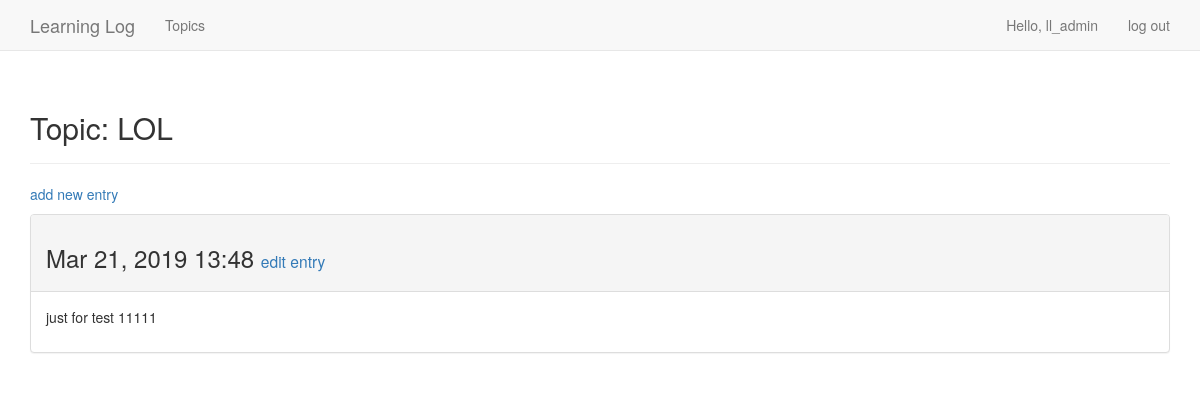
The app's page /topic/3/ (signed in) with its own data.
### learning_logs/models.py (models this page shows, shortened)
class Topic(models.Model):
    text = models.CharField(max_length=200)
    date_added = models.DateTimeField(auto_now_add=True)
    owner = models.ForeignKey(User, on_delete=models.CASCADE)
    def __str__(self):
        return self.text

class Entry(models.Model):
    topic = models.ForeignKey(Topic, on_delete=models.CASCADE)
    text = models.TextField()
    date_added = models.DateTimeField(auto_now_add=True)
    class Meta:
        verbose_name_plural = 'entries'

### learning_logs/views.py (the view)
# urls.py: url(r'^topic/(?P<topic_id>\d+)/$', views.topic, name='topic'),
@login_required
def topic(request, topic_id):
    topic = Topic.objects.get(id=topic_id)
    if topic.owner != request.user:
        raise Http404
    entries = topic.entry_set.order_by('-date_added')
    context = {'topic': topic, 'entries': entries}
    return render(request, 'learning_logs/topic.html', context)

### learning_logs/templates/learning_logs/topic.html
{% extends "learning_logs/base.html" %}
{% block header %}
    <h2>Topic: {{ topic }}</h2>
{% endblock header %}
{% block content %}
    <p>
        <a href="{% url 'learning_logs:new_entry' topic.id %}">add new entry</a>
    </p>
    {% for entry in entries %}
        <div class="panel panel-default">
            <div class="panel-heading">
                <h3>
                    {{ entry.date_added|date:'M d, Y H:i' }}
                    <small>
                        <a href="{% url 'learning_logs:edit_entry' entry.id %}">edit entry</a>
                    </small>
                </h3>
            </div>
            <div class="panel-body">
                {{ entry.text|linebreaks }}
            </div>
        </div>
    {% empty %}
        <li>
            There are no entries for this topic yet.
        </li>
    {% endfor %}
{% endblock content %}

### learning_logs/templates/learning_logs/base.html (shortened to what this page needs)
{% load bootstrap3 %}
<!DOCTYPE html>
<html lang="en">
<head>
    {% bootstrap_css %}
</head>
<body>
    <nav class="navbar navbar-default navbar-static-top">
        <div class="container">
            <div class="navbar-header">
                 <a class='navbar-brand' href="{% url 'learning_logs:index' %}">Learning Log</a>
            </div>
            <div id="navbar" class="navbar-collapse collapse">
                <ul class="nav navbar-nav">
                    <li><a href="{% url 'learning_logs:topics' %}">Topics</a></li>
                </ul>
                <ul class="nav navbar-nav navbar-right">
                    {% if user.is_authenticated %}
                        <li><a>Hello, {{ user.username }}</a></li>
                        <li><a href="{% url 'users:logout' %}">log out</a></li>
                    {% else %}
                        <li><a href="{% url 'users:register' %}">register</a></li>
                        <li> <a href="{% url 'users:login' %}">log in</a></li>
                    {% endif %}
                </ul>
            </div>
        </div>
    </nav>
    <div class="container">
        <div class="page-header">
            {% block header %} {% endblock header %}
        </div>
        <div>
            {% block content %} {% endblock content %}
        </div>
    </div>
</body>
</html>

### records on screen
Topic: text "LOL"
Entry: date_added "Mar 21, 2019 13:48", text "just for test 11111"

### other values on screen
{{ user.username }} "ll_admin"
